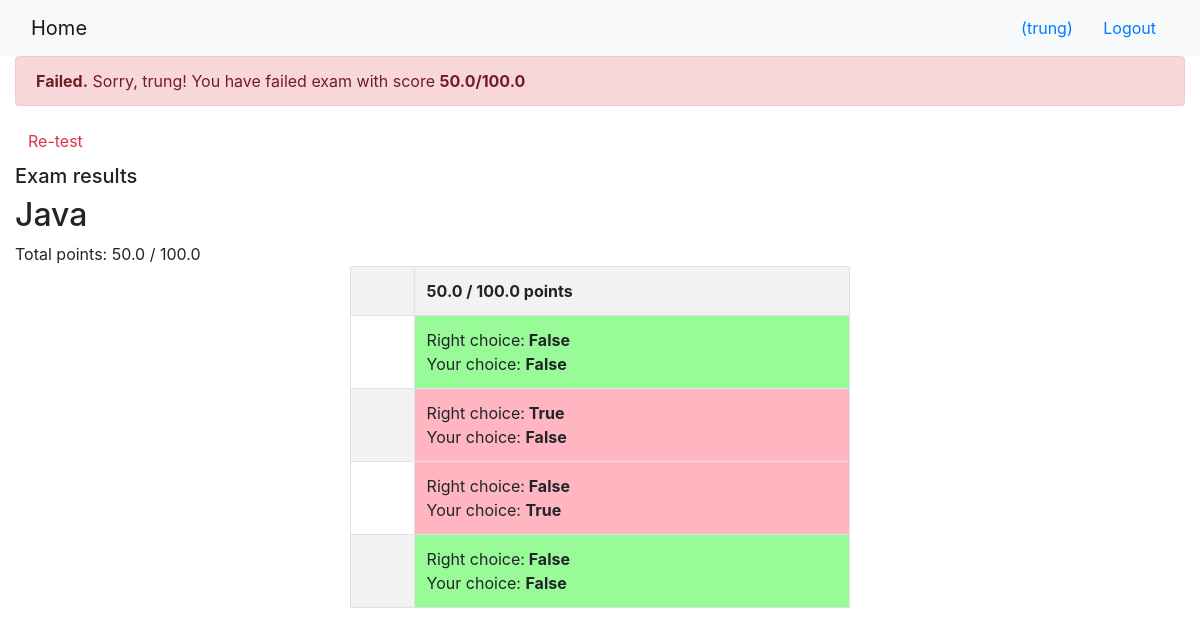
The page /onlinecourse/course/1/submission/1/result/ (signed in) on the database its author committed.
### onlinecourse/models.py (models this page shows, shortened)
class Course(models.Model):
    name = models.CharField(null=False, max_length=30, default='online course')
    image = models.ImageField(upload_to='course_images/')
    description = models.CharField(max_length=1000)
    pub_date = models.DateField(null=True)
    instructors = models.ManyToManyField(Instructor)
    users = models.ManyToManyField(settings.AUTH_USER_MODEL, through='Enrollment')
    total_enrollment = models.IntegerField(default=0)
    is_enrolled = False

class Question(models.Model):
    course_id = models.ForeignKey(Course, on_delete=models.CASCADE)
    grade = models.FloatField(default=0.0)
    content = models.CharField(max_length=1000)

class Choice(models.Model):
    choice_id = models.ForeignKey(Question, on_delete=models.CASCADE)
    content = models.CharField(max_length=500)
    is_correct = models.BooleanField(default=False)

### onlinecourse/views.py (the view)
# urls.py: path('course/<int:course_id>/submission/<int:submission_id>/result/', views.show_exam_result, name='show_exam_result'),
def show_exam_result(request, course_id, submission_id):
    course  =  get_object_or_404(Course, pk=course_id)
    submission =      get_object_or_404(Submission, pk=submission_id)
    total =  0
    total_user =  0
    q_results = {}
    c_submits = {}
    c_results = {}
    for q in course.question_set.all():
        q_total = 0
        q_total_user = 0
        for c in q.choice_set.all():
            q_total += 1
            temp_right = c.is_correct
            count =  submission.choices.filter(id = c.id).count()
            temp_user  = count > 0
            c_submits[c.id] = temp_user
            c_results[c.id] = temp_user == temp_right
            if temp_user == temp_right:
                q_total_user += 1
        q_results[q.id] =  q.grade*(q_total_user / q_total)
        total += q.grade
        total_user  += q_results[q.id]
    context  = {}
    context["course"]  =  course
    context["submission"]  =  submission
    context["total"]  =  total
    context["total_user"]  =  total_user
    context["q_results"]  =  q_results
    context["c_submits"]  =  c_submits
    context["c_results"]  =  c_results
    context["grade"]  =  int((total_user/total)*100)
    return render(request, 'onlinecourse/exam_result_bootstrap.html', context)

### onlinecourse/templates/onlinecourse/exam_result_bootstrap.html (shortened to what this page needs)
<!DOCTYPE html>
<html lang="en">
<head>
    {% load static %}
    <link rel="stylesheet" href="https://maxcdn.bootstrapcdn.com/bootstrap/4.5.2/css/bootstrap.min.css">
</head>
<body>
 <nav class="navbar navbar-light bg-light">
    <div class="container-fluid">
        <div class="navbar-header">
              <a class="navbar-brand" href="{% url 'onlinecourse:index' %}">Home</a>
        </div>
        <ul class="nav navbar-nav navbar-right">
            {% if user.is_authenticated %}
            <li>
                <a class="btn btn-link" href="#">{{ user.first_name }}({{ user.username }})</a>
                <a class="btn btn-link" href="{% url 'onlinecourse:logout' %}">Logout</a>
            </li>
            {% endif %}
        </ul>
    </div>
</nav>
<div class="container-fluid">
    {% if grade > 80 %}
    <div class="alert alert-success">
       <b>Congratulations, {{ user.username }}!</b>   You have passed the exam and compleeted thhe course with score <b>{{ total_user}}/{{ total }}</b></b>
    </div>
        {% else %}
        <div class="alert alert-danger">
            <b>Failed.</b> Sorry, {{ user.username }}! You have failed exam with score <b>{{ total_user}}/{{ total }}</b></b>
        </div>
        <a class="btn btn-link text-danger" href="{% url 'onlinecourse:course_details' course.id %}">Re-test</a>
        {% endif %}
        <div class="card-columns-vertical mt-1">
        <h5 class="">Exam results</h5>
            <h2>{{ course.name }}  </h2>
            Total points: {{ total_user }} / {{ total }}
            {% for  question in course.question_set.all %}
            <table class='table table-bordered table-striped' style='width:500px; margin:auto'>
                       <tr>
                           <th colspan="1">
                           {{ question.question_text }} </th>
                        <th>
                        {% for key, value in q_results.items %}
                                {% if question.id == key %}
                                    {{ value }}
                                {% endif %}
                            {% endfor %}
                        / {{ question.grade }} points   </th>
                        </tr>
                       {% for choice in question.choice_set.all %}
                       <tr >
                           <td>{{ choice.choice_text }}  </td>
                          <td style='background-color:{% for key, value in c_results.items %}
                                    {% if choice.id == key %}
                                    {% if value == True %}
                                    palegreen
                                    {% else %}
                                    lightpink
                                 {% endif %}
                                        {% endif %}
                                {% endfor %}'
                          >Right choice:<b> {{ choice.is_correct}} </b>
                          <br> Your choice: <b>
                            {% for key, value0 in c_submits.items %}
                                    {% if choice.id == key %}
                                        {{ value0 }}
                                    {% endif %}
                                {% endfor %}
                                </b>
                           <br>
                           </td>
                    </tr>
                {% endfor %}
            </table>    <BR></BR>
            {% endfor %}
        </div>
    </div>
</body>
</html>

### rows shown on the page
Course: name "Java"
Question: q_results "50.0", grade "100.0"
Choice: is_correct "False", c_submits "False"
Choice: is_correct "True", c_submits "False"
Choice: is_correct "False", c_submits "True"
Choice: is_correct "False", c_submits "False"

### other values the page prints
{{ user.username }} "trung"
{{ total_user }} "50.0"
{{ total }} "100.0"
